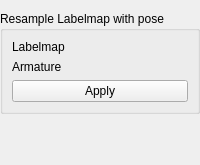
     <widget class="QWidget" name="ResamplePage">
      <property name="toolTip">
       <string>Final labelmap resampling</string>
      </property>
      <layout class="QVBoxLayout" name="verticalLayout_8">
       <property name="leftMargin">
        <number>0</number>
       </property>
       <property name="rightMargin">
        <number>0</number>
       </property>
       <item>
        <widget class="ctkCollapsibleGroupBox" name="ResampleCollapsibleGroupBox">
         <property name="title">
          <string>Resample Labelmap with pose</string>
         </property>
         <layout class="QFormLayout" name="formLayout_8">
          <item row="0" column="0">
           <widget class="QLabel" name="ResampleLabelmapLabel">
            <property name="text">
             <string>Labelmap</string>
            </property>
           </widget>
          </item>
          <item row="0" column="1">
           <widget class="qMRMLNodeComboBox" name="ResampleLabelMapNodeComboBox">
            <property name="nodeTypes">
             <stringlist>
              <string>vtkMRMLScalarVolumeNode</string>
             </stringlist>
            </property>
            <property name="showChildNodeTypes">
             <bool>false</bool>
            </property>
            <property name="baseName">
             <string>Labelmap</string>
            </property>
            <property name="addEnabled">
             <bool>false</bool>
            </property>
           </widget>
          </item>
          <item row="1" column="0">
           <widget class="QLabel" name="ResampleArmatureNodeLabel">
            <property name="text">
             <string>Armature</string>
            </property>
           </widget>
          </item>
          <item row="1" column="1">
           <widget class="qMRMLNodeComboBox" name="ResampleArmatureNodeNodeComboBox">
            <property name="nodeTypes">
             <stringlist>
              <string>vtkMRMLModelNode</string>
             </stringlist>
            </property>
            <property name="baseName">
             <string>Armature</string>
            </property>
            <property name="addEnabled">
             <bool>false</bool>
            </property>
           </widget>
          </item>
          <item row="2" column="0" colspan="2">
           <widget class="QPushButton" name="ResampleApplyPushButton">
            <property name="text">
             <string>Apply</string>
            </property>
           </widget>
          </item>
         </layout>
        </widget>
       </item>
       <item>
        <spacer name="verticalSpacer_6">
         <property name="orientation">
          <enum>Qt::Vertical</enum>
         </property>
         <property name="sizeHint" stdset="0">
          <size>
           <width>20</width>
           <height>40</height>
          </size>
         </property>
        </spacer>
       </item>
      </layout>
     </widget>
